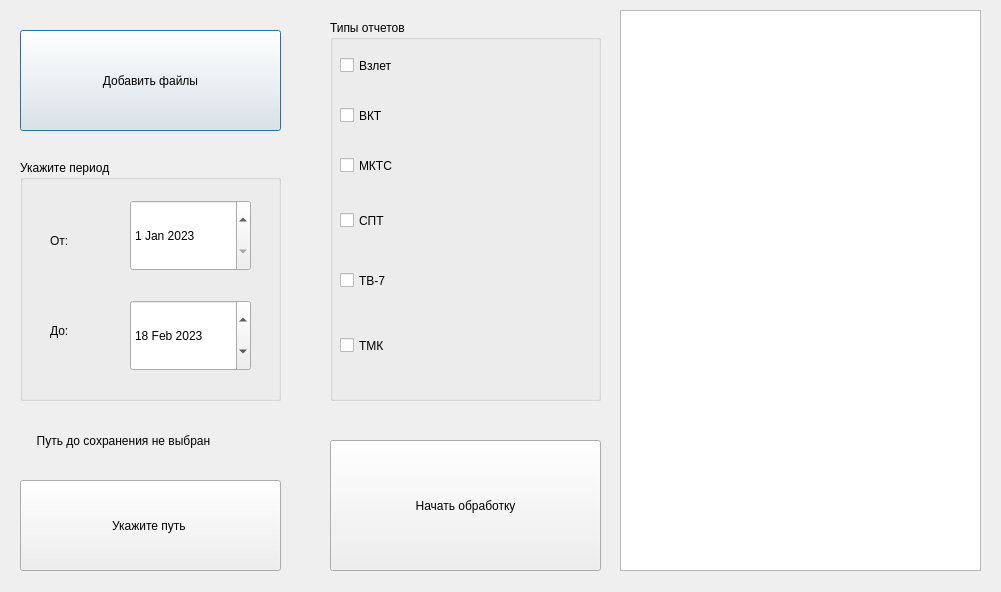
<?xml version="1.0" encoding="UTF-8"?>
<ui version="4.0">
 <class>MyApp</class>
 <widget class="QDialog" name="MyApp">
  <property name="geometry">
   <rect>
    <x>0</x>
    <y>0</y>
    <width>1001</width>
    <height>592</height>
   </rect>
  </property>
  <property name="windowTitle">
   <string>Отчеты ВЭС</string>
  </property>
  <widget class="QGroupBox" name="groupBox">
   <property name="geometry">
    <rect>
     <x>330</x>
     <y>20</y>
     <width>271</width>
     <height>381</height>
    </rect>
   </property>
   <property name="title">
    <string>Типы отчетов</string>
   </property>
   <widget class="QCheckBox" name="checkVzlet">
    <property name="geometry">
     <rect>
      <x>10</x>
      <y>20</y>
      <width>161</width>
      <height>51</height>
     </rect>
    </property>
    <property name="text">
     <string>Взлет</string>
    </property>
   </widget>
   <widget class="QCheckBox" name="checkVKT">
    <property name="geometry">
     <rect>
      <x>10</x>
      <y>70</y>
      <width>121</width>
      <height>51</height>
     </rect>
    </property>
    <property name="text">
     <string>ВКТ</string>
    </property>
   </widget>
   <widget class="QCheckBox" name="checkMKTS">
    <property name="geometry">
     <rect>
      <x>10</x>
      <y>120</y>
      <width>70</width>
      <height>51</height>
     </rect>
    </property>
    <property name="text">
     <string>МКТС</string>
    </property>
   </widget>
   <widget class="QCheckBox" name="checkSPT">
    <property name="geometry">
     <rect>
      <x>10</x>
      <y>170</y>
      <width>70</width>
      <height>61</height>
     </rect>
    </property>
    <property name="text">
     <string>СПТ</string>
    </property>
   </widget>
   <widget class="QCheckBox" name="checkTV7">
    <property name="geometry">
     <rect>
      <x>10</x>
      <y>230</y>
      <width>70</width>
      <height>61</height>
     </rect>
    </property>
    <property name="text">
     <string>ТВ-7</string>
    </property>
   </widget>
   <widget class="QCheckBox" name="checkTMK">
    <property name="geometry">
     <rect>
      <x>10</x>
      <y>300</y>
      <width>81</width>
      <height>51</height>
     </rect>
    </property>
    <property name="text">
     <string>ТМК</string>
    </property>
   </widget>
  </widget>
  <widget class="QGroupBox" name="groupBox_2">
   <property name="geometry">
    <rect>
     <x>20</x>
     <y>160</y>
     <width>261</width>
     <height>241</height>
    </rect>
   </property>
   <property name="title">
    <string>Укажите период</string>
   </property>
   <widget class="QLabel" name="label_2">
    <property name="geometry">
     <rect>
      <x>30</x>
      <y>50</y>
      <width>31</width>
      <height>61</height>
     </rect>
    </property>
    <property name="text">
     <string>От:</string>
    </property>
   </widget>
   <widget class="QLabel" name="label_3">
    <property name="geometry">
     <rect>
      <x>30</x>
      <y>140</y>
      <width>41</width>
      <height>61</height>
     </rect>
    </property>
    <property name="text">
     <string>До:</string>
    </property>
   </widget>
   <widget class="QDateEdit" name="dateEdit">
    <property name="geometry">
     <rect>
      <x>110</x>
      <y>40</y>
      <width>121</width>
      <height>71</height>
     </rect>
    </property>
    <property name="dateTime">
     <datetime>
      <hour>0</hour>
      <minute>0</minute>
      <second>0</second>
      <year>2023</year>
      <month>1</month>
      <day>1</day>
     </datetime>
    </property>
   </widget>
   <widget class="QDateEdit" name="dateEdit_2">
    <property name="geometry">
     <rect>
      <x>110</x>
      <y>140</y>
      <width>121</width>
      <height>71</height>
     </rect>
    </property>
    <property name="dateTime">
     <datetime>
      <hour>0</hour>
      <minute>0</minute>
      <second>0</second>
      <year>2023</year>
      <month>2</month>
      <day>18</day>
     </datetime>
    </property>
   </widget>
  </widget>
  <widget class="QPushButton" name="pushButton_2">
   <property name="geometry">
    <rect>
     <x>20</x>
     <y>30</y>
     <width>261</width>
     <height>101</height>
    </rect>
   </property>
   <property name="text">
    <string>Добавить файлы</string>
   </property>
  </widget>
  <widget class="QPushButton" name="pushButton_3">
   <property name="geometry">
    <rect>
     <x>20</x>
     <y>480</y>
     <width>261</width>
     <height>91</height>
    </rect>
   </property>
   <property name="text">
    <string>Укажите путь </string>
   </property>
  </widget>
  <widget class="QPushButton" name="pushButton">
   <property name="geometry">
    <rect>
     <x>330</x>
     <y>440</y>
     <width>271</width>
     <height>131</height>
    </rect>
   </property>
   <property name="text">
    <string>Начать обработку</string>
   </property>
  </widget>
  <widget class="QLabel" name="label">
   <property name="geometry">
    <rect>
     <x>30</x>
     <y>410</y>
     <width>251</width>
     <height>61</height>
    </rect>
   </property>
   <property name="layoutDirection">
    <enum>Qt::LeftToRight</enum>
   </property>
   <property name="text">
    <string>  Путь до сохранения не выбран</string>
   </property>
  </widget>
  <widget class="QTextBrowser" name="textBrowser">
   <property name="geometry">
    <rect>
     <x>620</x>
     <y>10</y>
     <width>361</width>
     <height>561</height>
    </rect>
   </property>
  </widget>
 </widget>
 <resources/>
 <connections/>
</ui>
